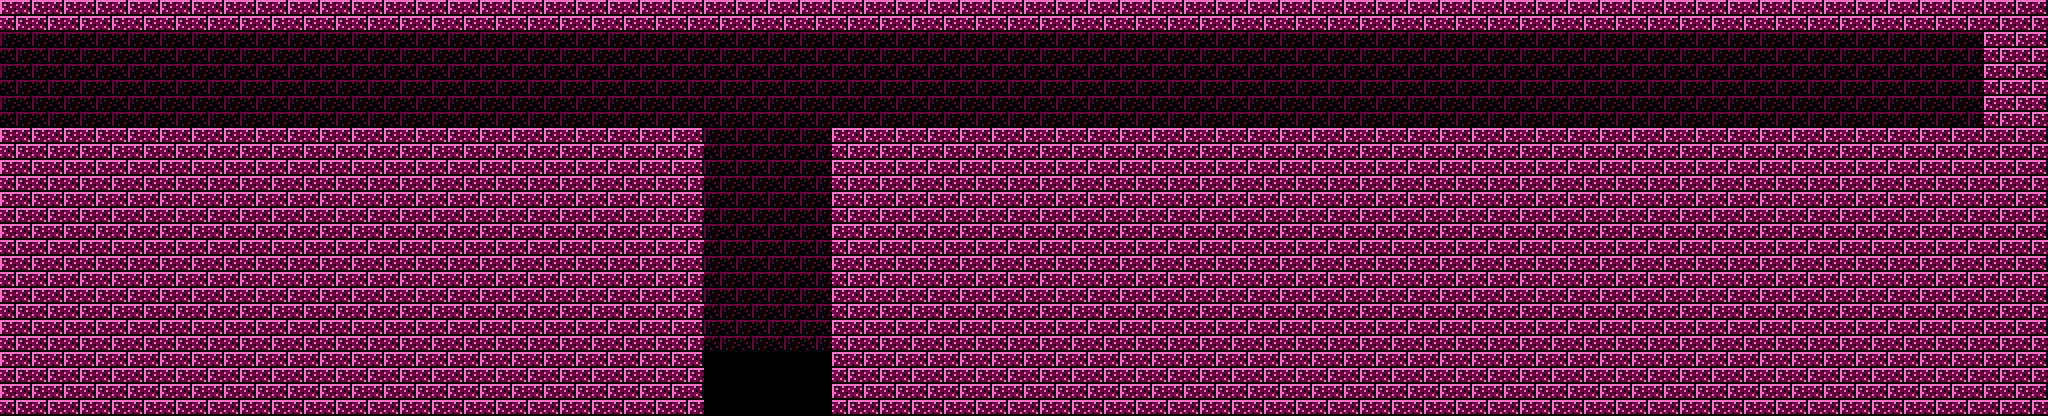

Tiled map render using the project's own tile images. Description and the whole map definition, tile-layer contents included, below:
An orthogonal 128x26 tile map with 16x16 px tiles, 1 tile layer (base).

<map version="1.8" tiledversion="1.8.2" orientation="orthogonal" renderorder="right-down" width="128" height="26" tilewidth="16" tileheight="16" infinite="0" nextlayerid="6" nextobjectid="1">
 <tileset firstgid="0" source="palace-6.tsx" />
 <layer id="5" name="base" width="128" height="26">
  <data encoding="csv">
5,6,5,6,5,6,5,6,5,6,5,6,5,6,5,6,5,6,5,6,5,6,5,6,5,6,5,6,5,6,5,6,5,6,5,6,5,6,5,6,5,6,5,6,5,6,5,6,5,6,5,6,5,6,5,6,5,6,5,6,5,6,5,6,5,6,5,6,5,6,5,6,5,6,5,6,5,6,5,6,5,6,5,6,5,6,5,6,5,6,5,6,5,6,5,6,5,6,5,6,5,6,5,6,5,6,5,6,5,6,5,6,5,6,5,6,5,6,5,6,5,6,5,6,5,6,5,6,
6,5,6,5,6,5,6,5,6,5,6,5,6,5,6,5,6,5,6,5,6,5,6,5,6,5,6,5,6,5,6,5,6,5,6,5,6,5,6,5,6,5,6,5,6,5,6,5,6,5,6,5,6,5,6,5,6,5,6,5,6,5,6,5,6,5,6,5,6,5,6,5,6,5,6,5,6,5,6,5,6,5,6,5,6,5,6,5,6,5,6,5,6,5,6,5,6,5,6,5,6,5,6,5,6,5,6,5,6,5,6,5,6,5,6,5,6,5,6,5,6,5,6,5,6,5,6,5,
37,38,37,38,37,38,37,38,37,38,37,38,37,38,37,38,37,38,37,38,37,38,37,38,37,38,37,38,37,38,37,38,37,38,37,38,37,38,37,38,37,38,37,38,37,38,37,38,37,38,37,38,37,38,37,38,37,38,37,38,37,38,37,38,37,38,37,38,37,38,37,38,37,38,37,38,37,38,37,38,37,38,37,38,37,38,37,38,37,38,37,38,37,38,37,38,37,38,37,38,37,38,37,38,37,38,37,38,37,38,37,38,37,38,37,38,37,38,37,38,37,38,37,38,5,6,5,6,
38,37,38,37,38,37,38,37,38,37,38,37,38,37,38,37,38,37,38,37,38,37,38,37,38,37,38,37,38,37,38,37,38,37,38,37,38,37,38,37,38,37,38,37,38,37,38,37,38,37,38,37,38,37,38,37,38,37,38,37,38,37,38,37,38,37,38,37,38,37,38,37,38,37,38,37,38,37,38,37,38,37,38,37,38,37,38,37,38,37,38,37,38,37,38,37,38,37,38,37,38,37,38,37,38,37,38,37,38,37,38,37,38,37,38,37,38,37,38,37,38,37,38,37,6,5,6,5,
37,38,37,38,37,38,37,38,37,38,37,38,37,38,37,38,37,38,37,38,37,38,37,38,37,38,37,38,37,38,37,38,37,38,37,38,37,38,37,38,37,38,37,38,37,38,37,38,37,38,37,38,37,38,37,38,37,38,37,38,37,38,37,38,37,38,37,38,37,38,37,38,37,38,37,38,37,38,37,38,37,38,37,38,37,38,37,38,37,38,37,38,37,38,37,38,37,38,37,38,37,38,37,38,37,38,37,38,37,38,37,38,37,38,37,38,37,38,37,38,37,38,37,38,5,6,5,6,
38,37,38,37,38,37,38,37,38,37,38,37,38,37,38,37,38,37,38,37,38,37,38,37,38,37,38,37,38,37,38,37,38,37,38,37,38,37,38,37,38,37,38,37,38,37,38,37,38,37,38,37,38,37,38,37,38,37,38,37,38,37,38,37,38,37,38,37,38,37,38,37,38,37,38,37,38,37,38,37,38,37,38,37,38,37,38,37,38,37,38,37,38,37,38,37,38,37,38,37,38,37,38,37,38,37,38,37,38,37,38,37,38,37,38,37,38,37,38,37,38,37,38,37,6,5,6,5,
37,38,37,38,37,38,37,38,37,38,37,38,37,38,37,38,37,38,37,38,37,38,37,38,37,38,37,38,37,38,37,38,37,38,37,38,37,38,37,38,37,38,37,38,37,38,37,38,37,38,37,38,37,38,37,38,37,38,37,38,37,38,37,38,37,38,37,38,37,38,37,38,37,38,37,38,37,38,37,38,37,38,37,38,37,38,37,38,37,38,37,38,37,38,37,38,37,38,37,38,37,38,37,38,37,38,37,38,37,38,37,38,37,38,37,38,37,38,37,38,37,38,37,38,5,6,5,6,
38,37,38,37,38,37,38,37,38,37,38,37,38,37,38,37,38,37,38,37,38,37,38,37,38,37,38,37,38,37,38,37,38,37,38,37,38,37,38,37,38,37,38,37,38,37,38,37,38,37,38,37,38,37,38,37,38,37,38,37,38,37,38,37,38,37,38,37,38,37,38,37,38,37,38,37,38,37,38,37,38,37,38,37,38,37,38,37,38,37,38,37,38,37,38,37,38,37,38,37,38,37,38,37,38,37,38,37,38,37,38,37,38,37,38,37,38,37,38,37,38,37,38,37,6,5,6,5,
5,6,5,6,5,6,5,6,5,6,5,6,5,6,5,6,5,6,5,6,5,6,5,6,5,6,5,6,5,6,5,6,5,6,5,6,5,6,5,6,5,6,5,6,37,38,37,38,37,38,37,38,5,6,5,6,5,6,5,6,5,6,5,6,5,6,5,6,5,6,5,6,5,6,5,6,5,6,5,6,5,6,5,6,5,6,5,6,5,6,5,6,5,6,5,6,5,6,5,6,5,6,5,6,5,6,5,6,5,6,5,6,5,6,5,6,5,6,5,6,5,6,5,6,5,6,5,6,
6,5,6,5,6,5,6,5,6,5,6,5,6,5,6,5,6,5,6,5,6,5,6,5,6,5,6,5,6,5,6,5,6,5,6,5,6,5,6,5,6,5,6,5,38,37,38,37,38,37,38,37,6,5,6,5,6,5,6,5,6,5,6,5,6,5,6,5,6,5,6,5,6,5,6,5,6,5,6,5,6,5,6,5,6,5,6,5,6,5,6,5,6,5,6,5,6,5,6,5,6,5,6,5,6,5,6,5,6,5,6,5,6,5,6,5,6,5,6,5,6,5,6,5,6,5,6,5,
5,6,5,6,5,6,5,6,5,6,5,6,5,6,5,6,5,6,5,6,5,6,5,6,5,6,5,6,5,6,5,6,5,6,5,6,5,6,5,6,5,6,5,6,37,38,37,38,37,38,37,38,5,6,5,6,5,6,5,6,5,6,5,6,5,6,5,6,5,6,5,6,5,6,5,6,5,6,5,6,5,6,5,6,5,6,5,6,5,6,5,6,5,6,5,6,5,6,5,6,5,6,5,6,5,6,5,6,5,6,5,6,5,6,5,6,5,6,5,6,5,6,5,6,5,6,5,6,
6,5,6,5,6,5,6,5,6,5,6,5,6,5,6,5,6,5,6,5,6,5,6,5,6,5,6,5,6,5,6,5,6,5,6,5,6,5,6,5,6,5,6,5,38,37,38,37,38,37,38,37,6,5,6,5,6,5,6,5,6,5,6,5,6,5,6,5,6,5,6,5,6,5,6,5,6,5,6,5,6,5,6,5,6,5,6,5,6,5,6,5,6,5,6,5,6,5,6,5,6,5,6,5,6,5,6,5,6,5,6,5,6,5,6,5,6,5,6,5,6,5,6,5,6,5,6,5,
5,6,5,6,5,6,5,6,5,6,5,6,5,6,5,6,5,6,5,6,5,6,5,6,5,6,5,6,5,6,5,6,5,6,5,6,5,6,5,6,5,6,5,6,37,38,37,38,37,38,37,38,5,6,5,6,5,6,5,6,5,6,5,6,5,6,5,6,5,6,5,6,5,6,5,6,5,6,5,6,5,6,5,6,5,6,5,6,5,6,5,6,5,6,5,6,5,6,5,6,5,6,5,6,5,6,5,6,5,6,5,6,5,6,5,6,5,6,5,6,5,6,5,6,5,6,5,6,
6,5,6,5,6,5,6,5,6,5,6,5,6,5,6,5,6,5,6,5,6,5,6,5,6,5,6,5,6,5,6,5,6,5,6,5,6,5,6,5,6,5,6,5,38,37,38,37,38,37,38,37,6,5,6,5,6,5,6,5,6,5,6,5,6,5,6,5,6,5,6,5,6,5,6,5,6,5,6,5,6,5,6,5,6,5,6,5,6,5,6,5,6,5,6,5,6,5,6,5,6,5,6,5,6,5,6,5,6,5,6,5,6,5,6,5,6,5,6,5,6,5,6,5,6,5,6,5,
5,6,5,6,5,6,5,6,5,6,5,6,5,6,5,6,5,6,5,6,5,6,5,6,5,6,5,6,5,6,5,6,5,6,5,6,5,6,5,6,5,6,5,6,37,38,37,38,37,38,37,38,5,6,5,6,5,6,5,6,5,6,5,6,5,6,5,6,5,6,5,6,5,6,5,6,5,6,5,6,5,6,5,6,5,6,5,6,5,6,5,6,5,6,5,6,5,6,5,6,5,6,5,6,5,6,5,6,5,6,5,6,5,6,5,6,5,6,5,6,5,6,5,6,5,6,5,6,
6,5,6,5,6,5,6,5,6,5,6,5,6,5,6,5,6,5,6,5,6,5,6,5,6,5,6,5,6,5,6,5,6,5,6,5,6,5,6,5,6,5,6,5,38,37,38,37,38,37,38,37,6,5,6,5,6,5,6,5,6,5,6,5,6,5,6,5,6,5,6,5,6,5,6,5,6,5,6,5,6,5,6,5,6,5,6,5,6,5,6,5,6,5,6,5,6,5,6,5,6,5,6,5,6,5,6,5,6,5,6,5,6,5,6,5,6,5,6,5,6,5,6,5,6,5,6,5,
5,6,5,6,5,6,5,6,5,6,5,6,5,6,5,6,5,6,5,6,5,6,5,6,5,6,5,6,5,6,5,6,5,6,5,6,5,6,5,6,5,6,5,6,37,38,37,38,37,38,37,38,5,6,5,6,5,6,5,6,5,6,5,6,5,6,5,6,5,6,5,6,5,6,5,6,5,6,5,6,5,6,5,6,5,6,5,6,5,6,5,6,5,6,5,6,5,6,5,6,5,6,5,6,5,6,5,6,5,6,5,6,5,6,5,6,5,6,5,6,5,6,5,6,5,6,5,6,
6,5,6,5,6,5,6,5,6,5,6,5,6,5,6,5,6,5,6,5,6,5,6,5,6,5,6,5,6,5,6,5,6,5,6,5,6,5,6,5,6,5,6,5,38,37,38,37,38,37,38,37,6,5,6,5,6,5,6,5,6,5,6,5,6,5,6,5,6,5,6,5,6,5,6,5,6,5,6,5,6,5,6,5,6,5,6,5,6,5,6,5,6,5,6,5,6,5,6,5,6,5,6,5,6,5,6,5,6,5,6,5,6,5,6,5,6,5,6,5,6,5,6,5,6,5,6,5,
5,6,5,6,5,6,5,6,5,6,5,6,5,6,5,6,5,6,5,6,5,6,5,6,5,6,5,6,5,6,5,6,5,6,5,6,5,6,5,6,5,6,5,6,37,38,37,38,37,38,37,38,5,6,5,6,5,6,5,6,5,6,5,6,5,6,5,6,5,6,5,6,5,6,5,6,5,6,5,6,5,6,5,6,5,6,5,6,5,6,5,6,5,6,5,6,5,6,5,6,5,6,5,6,5,6,5,6,5,6,5,6,5,6,5,6,5,6,5,6,5,6,5,6,5,6,5,6,
6,5,6,5,6,5,6,5,6,5,6,5,6,5,6,5,6,5,6,5,6,5,6,5,6,5,6,5,6,5,6,5,6,5,6,5,6,5,6,5,6,5,6,5,38,37,38,37,38,37,38,37,6,5,6,5,6,5,6,5,6,5,6,5,6,5,6,5,6,5,6,5,6,5,6,5,6,5,6,5,6,5,6,5,6,5,6,5,6,5,6,5,6,5,6,5,6,5,6,5,6,5,6,5,6,5,6,5,6,5,6,5,6,5,6,5,6,5,6,5,6,5,6,5,6,5,6,5,
5,6,5,6,5,6,5,6,5,6,5,6,5,6,5,6,5,6,5,6,5,6,5,6,5,6,5,6,5,6,5,6,5,6,5,6,5,6,5,6,5,6,5,6,37,38,37,38,37,38,37,38,5,6,5,6,5,6,5,6,5,6,5,6,5,6,5,6,5,6,5,6,5,6,5,6,5,6,5,6,5,6,5,6,5,6,5,6,5,6,5,6,5,6,5,6,5,6,5,6,5,6,5,6,5,6,5,6,5,6,5,6,5,6,5,6,5,6,5,6,5,6,5,6,5,6,5,6,
6,5,6,5,6,5,6,5,6,5,6,5,6,5,6,5,6,5,6,5,6,5,6,5,6,5,6,5,6,5,6,5,6,5,6,5,6,5,6,5,6,5,6,5,38,37,38,37,38,37,38,37,6,5,6,5,6,5,6,5,6,5,6,5,6,5,6,5,6,5,6,5,6,5,6,5,6,5,6,5,6,5,6,5,6,5,6,5,6,5,6,5,6,5,6,5,6,5,6,5,6,5,6,5,6,5,6,5,6,5,6,5,6,5,6,5,6,5,6,5,6,5,6,5,6,5,6,5,
5,6,5,6,5,6,5,6,5,6,5,6,5,6,5,6,5,6,5,6,5,6,5,6,5,6,5,6,5,6,5,6,5,6,5,6,5,6,5,6,5,6,5,6,109,109,109,109,109,109,109,109,5,6,5,6,5,6,5,6,5,6,5,6,5,6,5,6,5,6,5,6,5,6,5,6,5,6,5,6,5,6,5,6,5,6,5,6,5,6,5,6,5,6,5,6,5,6,5,6,5,6,5,6,5,6,5,6,5,6,5,6,5,6,5,6,5,6,5,6,5,6,5,6,5,6,5,6,
6,5,6,5,6,5,6,5,6,5,6,5,6,5,6,5,6,5,6,5,6,5,6,5,6,5,6,5,6,5,6,5,6,5,6,5,6,5,6,5,6,5,6,5,109,109,109,109,109,109,109,109,6,5,6,5,6,5,6,5,6,5,6,5,6,5,6,5,6,5,6,5,6,5,6,5,6,5,6,5,6,5,6,5,6,5,6,5,6,5,6,5,6,5,6,5,6,5,6,5,6,5,6,5,6,5,6,5,6,5,6,5,6,5,6,5,6,5,6,5,6,5,6,5,6,5,6,5,
5,6,5,6,5,6,5,6,5,6,5,6,5,6,5,6,5,6,5,6,5,6,5,6,5,6,5,6,5,6,5,6,5,6,5,6,5,6,5,6,5,6,5,6,109,109,109,109,109,109,109,109,5,6,5,6,5,6,5,6,5,6,5,6,5,6,5,6,5,6,5,6,5,6,5,6,5,6,5,6,5,6,5,6,5,6,5,6,5,6,5,6,5,6,5,6,5,6,5,6,5,6,5,6,5,6,5,6,5,6,5,6,5,6,5,6,5,6,5,6,5,6,5,6,5,6,5,6,
6,5,6,5,6,5,6,5,6,5,6,5,6,5,6,5,6,5,6,5,6,5,6,5,6,5,6,5,6,5,6,5,6,5,6,5,6,5,6,5,6,5,6,5,109,109,109,109,109,109,109,109,6,5,6,5,6,5,6,5,6,5,6,5,6,5,6,5,6,5,6,5,6,5,6,5,6,5,6,5,6,5,6,5,6,5,6,5,6,5,6,5,6,5,6,5,6,5,6,5,6,5,6,5,6,5,6,5,6,5,6,5,6,5,6,5,6,5,6,5,6,5,6,5,6,5,6,5
</data>
 </layer>
</map>